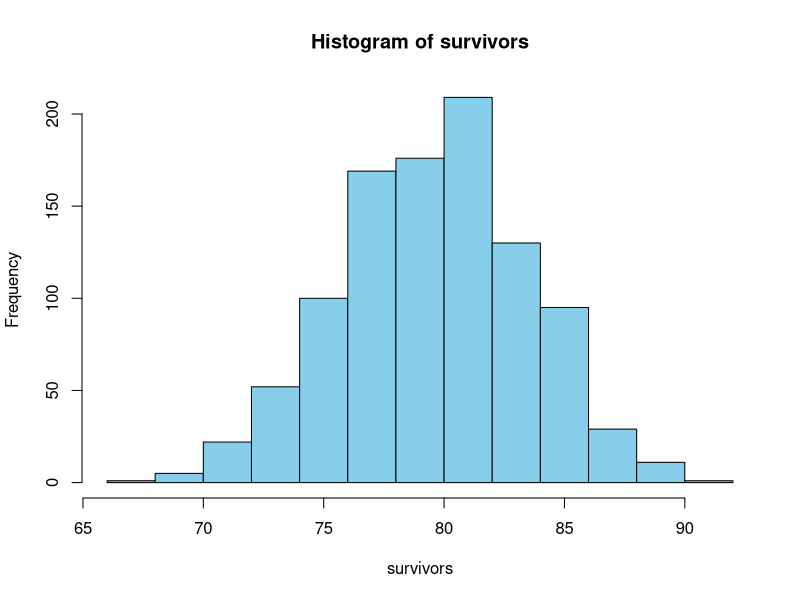
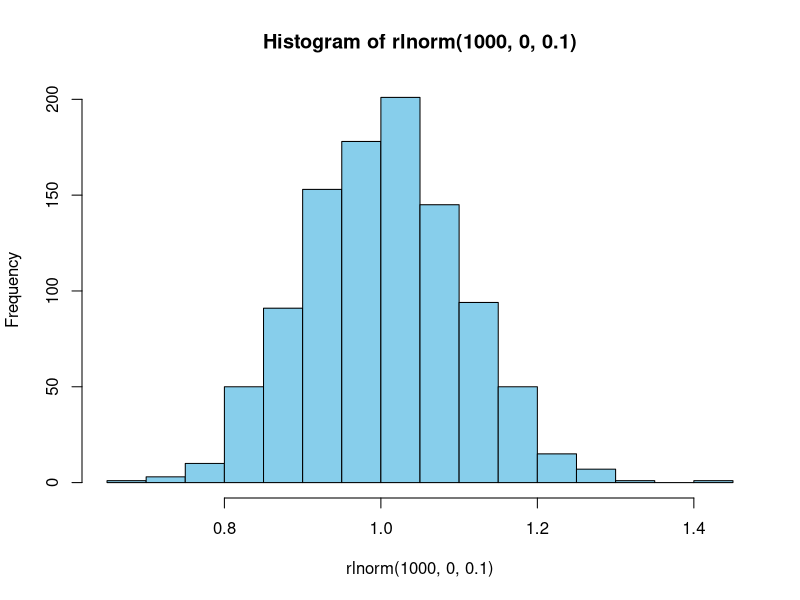
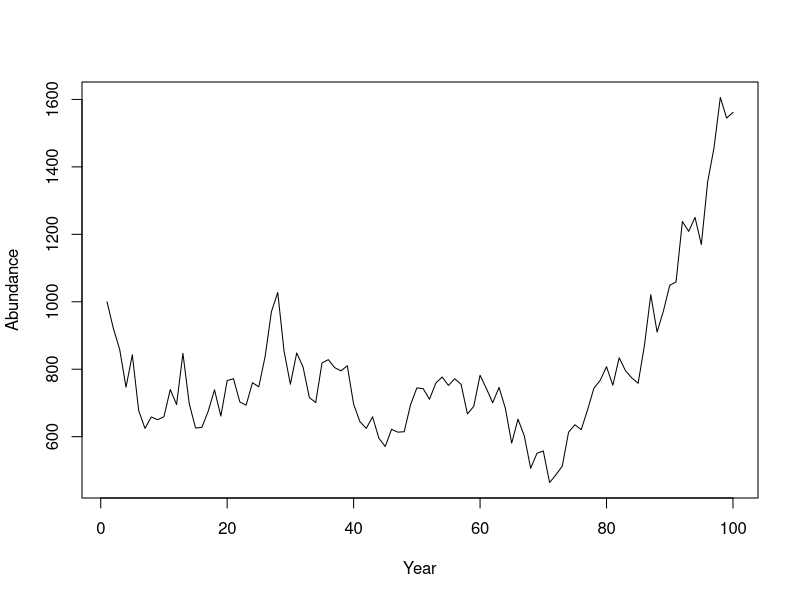
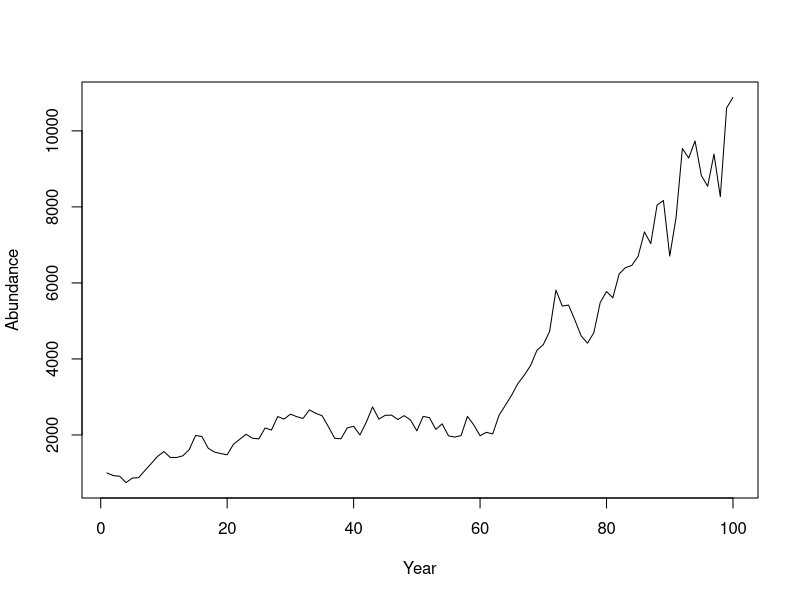
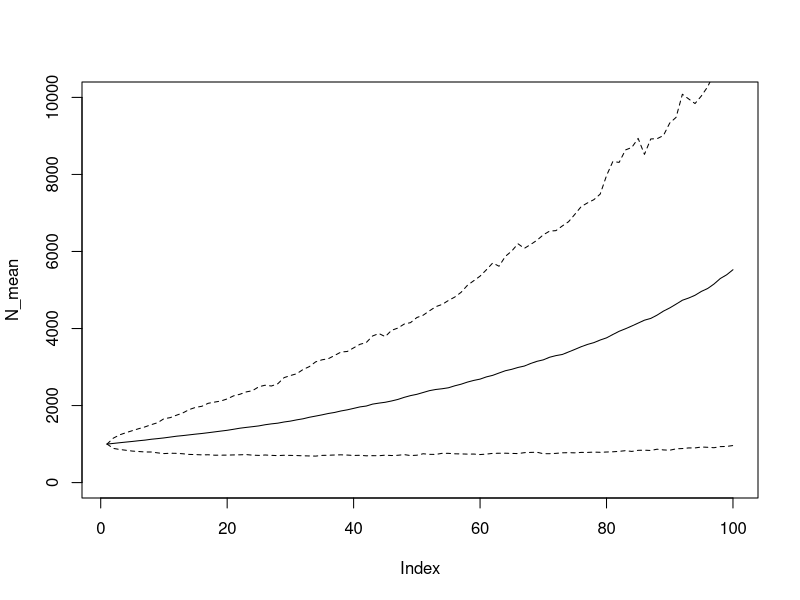
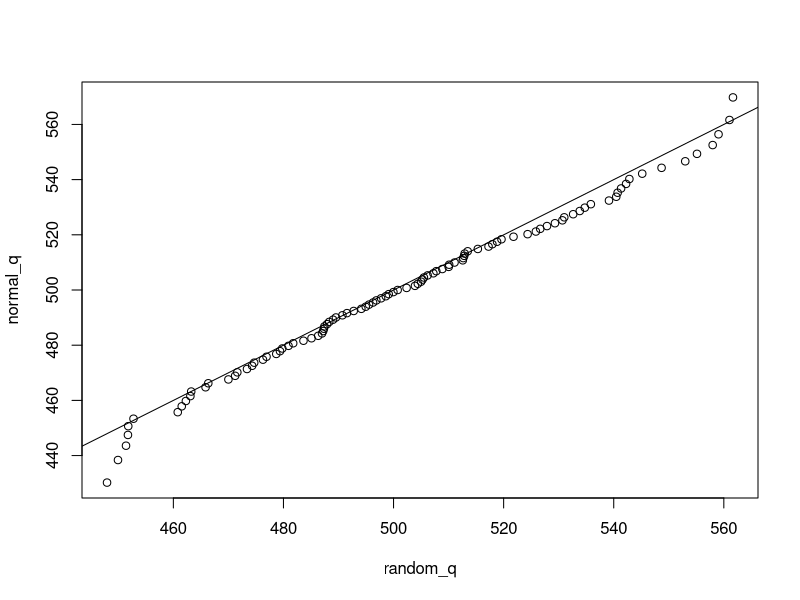
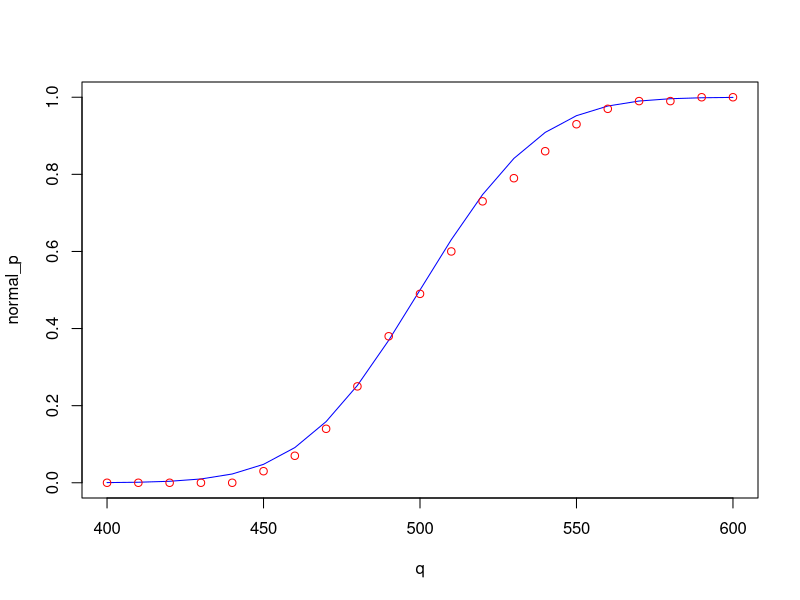

The R script that drew these images, in order:
rbinom(n = 1, size = 100, prob = 0.8)
ls()
survivors = rbinom(1000, 100, 0.8)
hist(survivors, col = "skyblue")
hist(rlnorm(1000, 0, 0.1), col = "skyblue")
sample(x=1:10,size=5)
sample(x = c("a", "b", "c"), size = 10, replace = T)
sample(x = c("live", "die"), size = 10, replace = T,
       prob = c(0.8, 0.2))
set.seed(1234)
rnorm(1)
x = rnorm(30, 500, 30)
means = replicate(n = 1000, expr = {
  x_i = sample(x, length(x), replace = T)
mean(x_i)
})
se = function(x) sd(x)/sqrt(length(x))
mean(means); mean(x)
sd(means); se(x)

nt=100
N=NULL
N[1]=1000
for (t in 2:nt) {
  N[t] = (N[t-1]*1.1*rlnorm(1,0,0.1))*(1-0.08)
}
plot(N, type = "l", pch = 15, xlab = "Year", ylab = "Abundance")

pop_sim = function(nt, grow, sd_grow, U, plot = F) {
  N = NULL # empty flexible vector container
  N[1] = 1000
  for (t in 2:nt) {
    N[t] = (N[t-1] * grow * rlnorm(1, 0, sd_grow)) * (1 - U)
  }
  
  if (plot) {
    plot(N, type = "l", pch = 15, xlab = "Year", ylab = "Abundance")
  }
  
  N
}
pop_sim(100, 1.1, 0.1, 0.08, T)
out = replicate(n = 1000, expr = pop_sim(100, 1.1, 0.1, 0.08, F))

N_mean=apply(out, 1, mean)
N_mean[1:10]
N_quants = apply(out, 1, function(x) quantile(x, c(0.1, 0.9)))
plot(N_mean, type ="l", ylim = c(0, 10000))
lines(N_quants[1,], lty = 2)
lines(N_quants[2,], lty = 2)

out10 = ifelse(out[10,] < 1000, "less10", "greater10")
table(out10)
out20 = ifelse(out[20,] < 1100, "less20", "greater20")
table(out20)
table(out10, out20)

mu=500; sig=30
random = rnorm(100, mu, sig)
p = seq(0.01, 0.99, 0.01)
random_q = quantile(random, p)
normal_q = qnorm(p, mu, sig)
plot(normal_q ~ random_q); abline(c(0,1))


q = seq(400, 600, 10)
random_cdf = ecdf(random)
random_p = random_cdf(q)
normal_p = pnorm(q, mu, sig)
plot(normal_p ~ q, type = "l", col = "blue")
points(random_p ~ q, col = "red")
